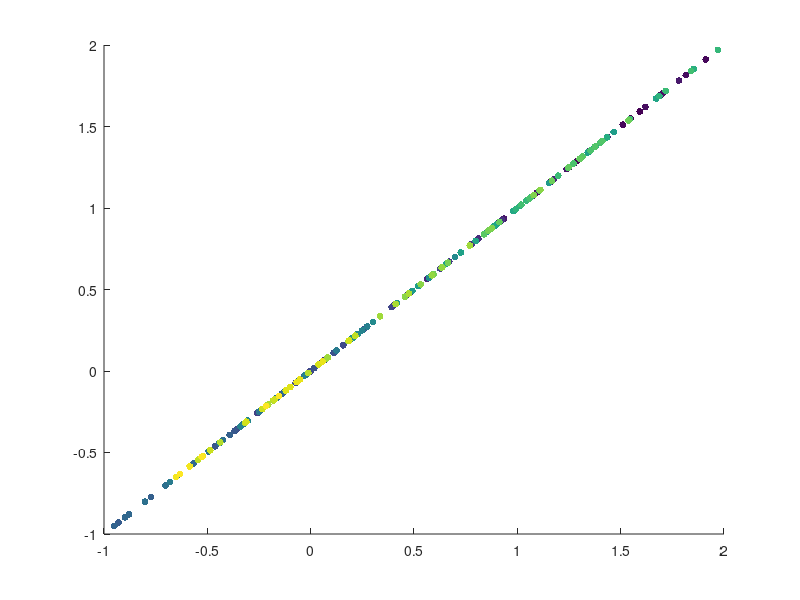

Reproduce this figure in MATLAB.


% Conor was here ----

x = linspace(0,3*pi,200);
y = cos(x) + rand(1,200);

x = y % Delete this 
sz = 25;
c = linspace(1,10,length(x));
scatter(x,y,sz,c,'filled')
